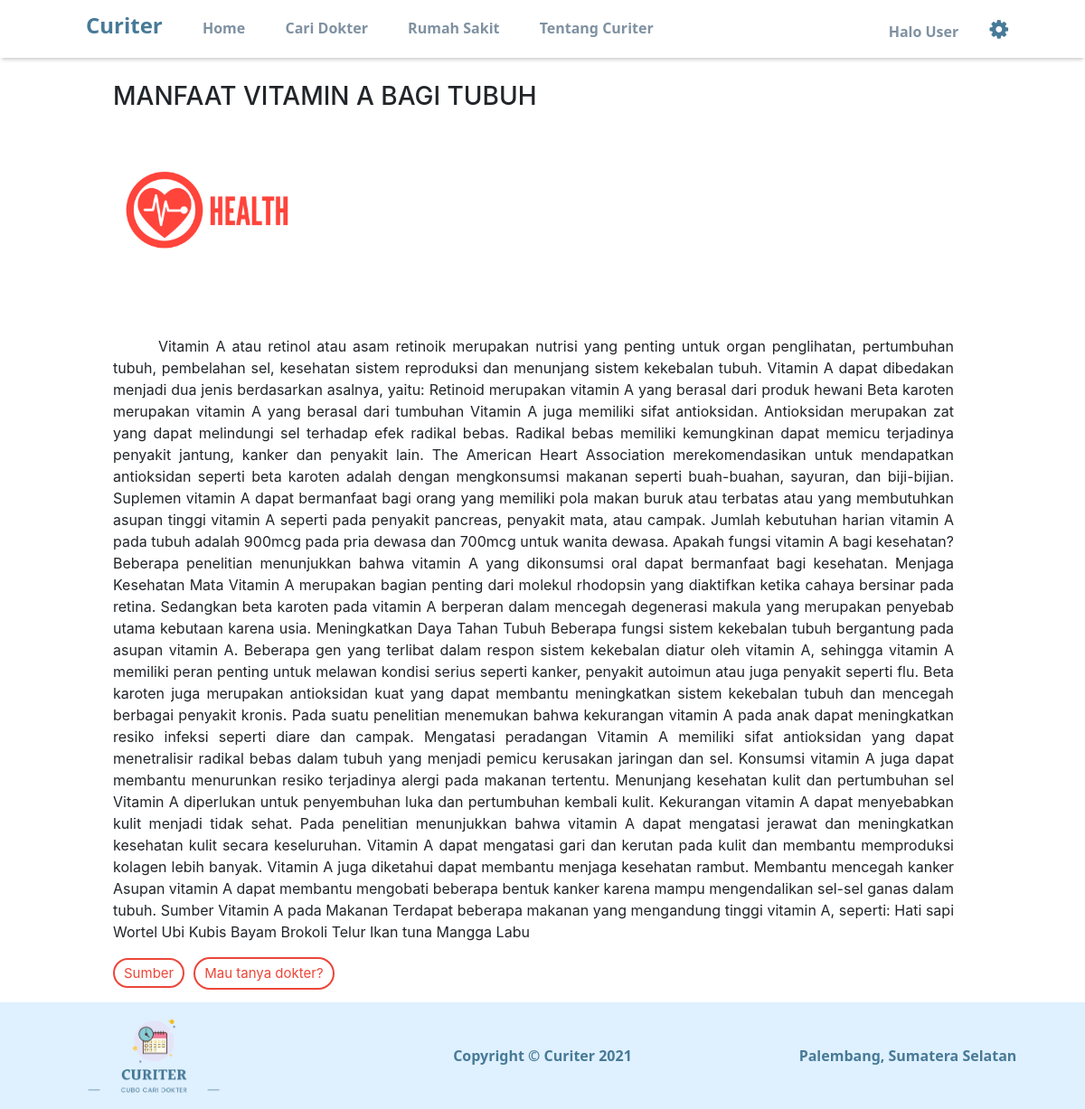
Page /home/artikel_user/4 on the earlier database version.
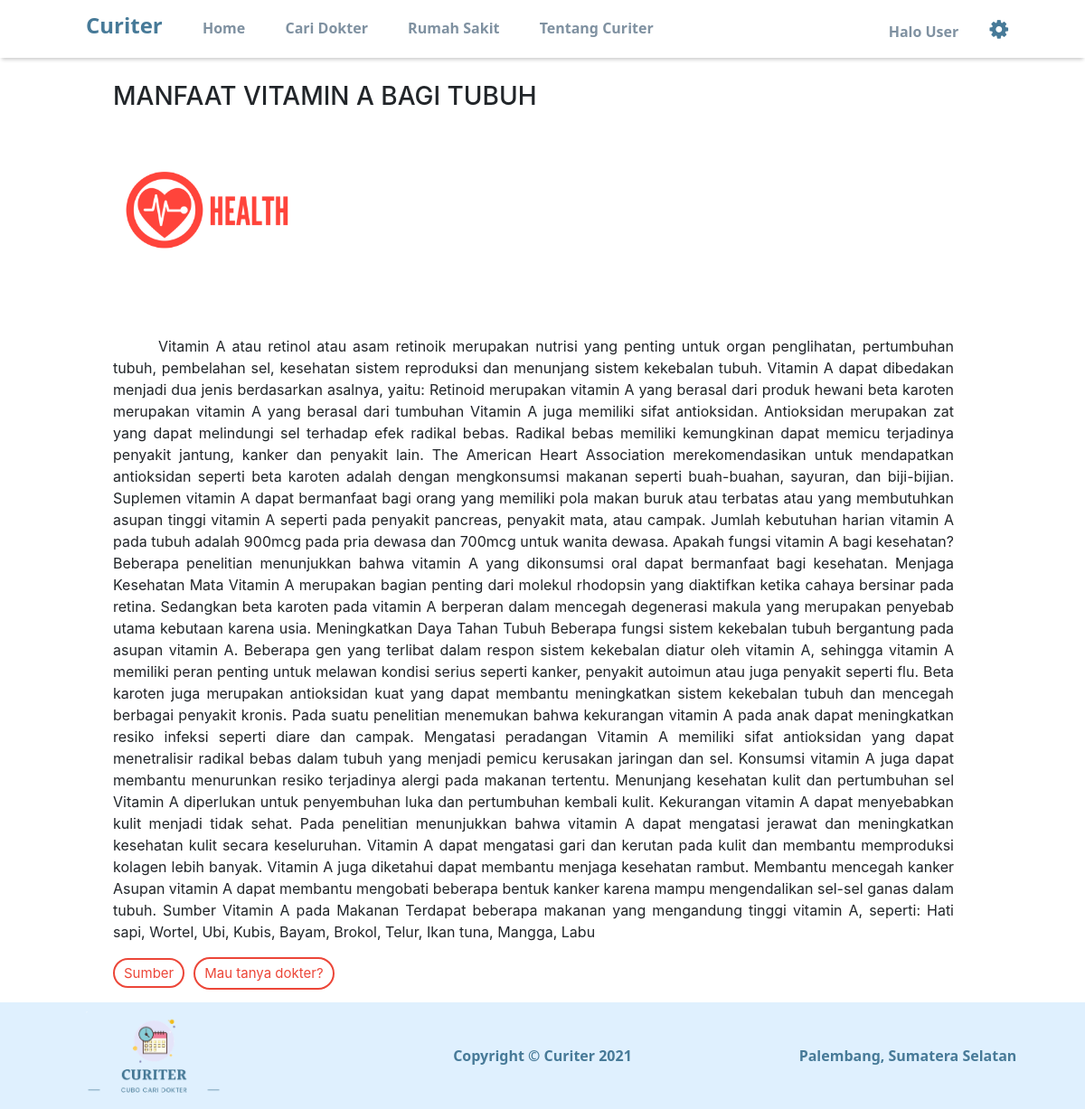
Same page on the later database version.
### tables this page shows
CREATE TABLE `artikel` (
  `id_artikel` int(11) NOT NULL,
  `kategori_artikel` varchar(100) NOT NULL,
  `judul_artikel` varchar(100) NOT NULL,
  `konten_artikel` text NOT NULL,
  `sumber_artikel` varchar(200) NOT NULL,
  `gambar_artikel` varchar(120) NOT NULL
);

### application/controllers/home.php (called while the page is built, shortened)
<?php
class Home extends CI_Controller
{
  public function __construct()
  {
    $this->load->library('form_validation');
    $this->load->library('session');
    $this->load->model('m_user');
    $this->load->library('typography');
  }
  public function artikel_user($id)
  {
    $artikel = $this->db->get_where('artikel', array("id_artikel" => $id))->row_array();
    $data['title'] = "Curiter | " . $artikel['judul_artikel'];
    $data['artikel'] = $artikel;
    $this->load->view('welcome_header_page', $data);
    $this->load->view('v_article_user', $data);
    $this->load->view('footer_page');
  }
}

### index.php (called while the page is built, shortened)
<?php
require_once BASEPATH.'core/CodeIgniter.php';

### application/views/v_article_user.php (the view, shortened to what this page needs)
<!DOCTYPE html>
<html lang="en" dir="ltr">
  <head>
  </head>
  <body>
  <div class="container">
    <h3 class="judulartikel"> <?= $artikel['judul_artikel']?> </h3>
    <img class="card-img-top w-40" src="<?php echo base_url(); ?>/assets/artikel/<?= $artikel['gambar_artikel']?>" alt="">
    <p class="konten-artikel"><?=$artikel['konten_artikel']?></p>
    <table>
      <tr>
      <a class="konten-artikel" id="button_artikel" style="margin-left: 50px;" href="<?=$artikel['sumber_artikel']?>">Sumber</a>
    </tr>
    <tr>
      <a class="a_tanya" href="<?= base_url('caridokter/')?>"><button type="button" id="button_artikel">Mau tanya dokter?</button></a>
    </tr>
    </table>
  </div>
  </body>
</html>

### application/views/welcome_header_page.php (shortened to what this page needs)
<!doctype html>
<html>
<head>
	<link rel="stylesheet" href="https://maxcdn.bootstrapcdn.com/bootstrap/4.3.1/css/bootstrap.min.css">
	<link rel="stylesheet" href="https://cdnjs.cloudflare.com/ajax/libs/font-awesome/4.7.0/css/font-awesome.min.css">
	<link rel="stylesheet" href="https://cdnjs.cloudflare.com/ajax/libs/font-awesome/4.7.0/css/font-awesome.min.css">
</head>
<body>
	<div class="topnav">
		<div class="container">
			<nav>
				<a href="<?= base_url('home/') ?>" class="aidok">Curiter</a>
				<a href="<?= base_url('home/') ?>">Home</a>
				<a href="<?= base_url('caridokter/') ?>">Cari Dokter</a>
				<a href="<?= base_url('rumahsakit/') ?>">Rumah Sakit</a>
				<a href="<?= base_url('about/') ?>">Tentang Curiter</a>
				<div class="topnav-right">
					<a href="#" class="aboong">Halo User </a>
					<div class="dropdown">
						<button class="fa fa-gear dropbtn" onclick="myFunction()"></button>
					</div>
				</div>
			</nav>
		</div>
	</div>

### application/views/footer_page.php (shortened to what this page needs)
<div class="footer" id="footer" style="background-color: #dff0fe; width:100%">
  <div class="row">
    <div class="col">
      <img class="img mb-2" src="<?= base_url('/assets/curiterlogooo.png') ?>" style="width:150px" alt="">
    </div>
    <div class="col-sm text-center m-auto" style="margin-bottom:0px; color:#477A98">Copyright &copy; Curiter 2021
    </div>
    <div class="col-sm text-center m-auto" style="margin-bottom:0px; color:#477A98;">
      <i class="fas fa-map-marker-alt"></i>&ensp;Palembang, Sumatera Selatan
    </div>
  </div>
</div>
</body>
</html>

### application/views/v_article_user.php (style rules this page uses)
.judulartikel { margin-top: 90px; margin-bottom: 10px; margin-left: 50px; }
.konten-artikel { margin-top: 50px; margin-left: 50px; text-align: justify; text-justify: inter-word; margin-right: 70px; text-indent: 50px; }
#button_artikel { background-color: #FFFFFF; color: #ec4638; border: 2px solid #ec4638; padding: 5px 10px; margin: 0px 0px 4px 0px; font-size: 15px; border-radius: 50px; margin-right: 10px; }
.a_tanya { text-decoration: none; color: #ec4638; }

### application/views/footer_page.php (style rules this page uses)
.footer { bottom: 0; padding-top: 10px; margin-top: 10px; width: 100%; }
.row { margin: 0px; }
.img { margin-left: 5rem; }

Differences in the rows shown:
changed artikel "MANFAAT VITAMIN A BAGI TUBUH": konten_artikel "…berasal dari produk hewani Beta karoten merupakan vitamin A yang berasal dari tumbuhan Vitamin A juga memiliki sifat antioksidan. Antioksidan merupakan zat yang dapat melindungi sel terhadap efek radikal bebas. Radikal bebas memiliki kemungkinan dapat memicu terjadinya penyakit jantung, kanker dan penyakit lain. The American Heart Association merekomendasikan untuk mendapatkan antioksidan seperti beta karoten adalah dengan mengkonsumsi makanan seperti buah-buahan, sayuran, dan biji-bijian. Suplemen vitamin A dapat bermanfaat bagi orang yang memiliki pola makan buruk atau terbatas atau yang membutuhkan asupan tinggi vitamin A seperti pada penyakit pancreas, penyakit mata, atau campak.…" → "…berasal dari produk hewani beta karoten merupakan vitamin A yang berasal dari tumbuhan Vitamin A juga memiliki sifat antioksidan. Antioksidan merupakan zat yang dapat melindungi sel terhadap efek radikal bebas. Radikal bebas memiliki kemungkinan dapat memicu terjadinya penyakit jantung, kanker dan penyakit lain. The American Heart Association merekomendasikan untuk mendapatkan antioksidan seperti beta karoten adalah dengan mengkonsumsi makanan seperti buah-buahan, sayuran, dan biji-bijian. Suplemen vitamin A dapat bermanfaat bagi orang yang memiliki pola makan buruk atau terbatas atau yang membutuhkan asupan tinggi vitamin A seperti pada penyakit pancreas, penyakit mata, atau campak.…"
